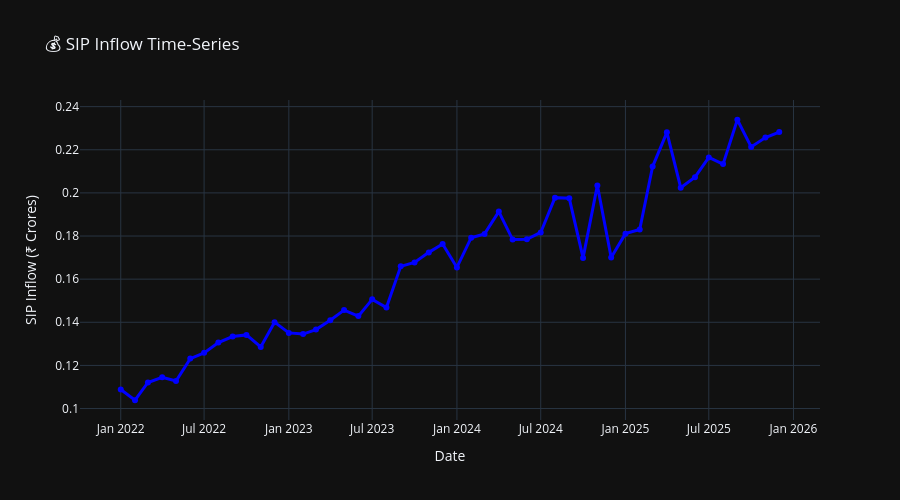

This figure's notebook cell:
### Code cell
# =============================================
# TASK 3: SIP Inflow Time-Series
# =============================================

# Check if we have transactions
if has_transactions and len(trans_merged) > 0:
    # Filter SIP transactions
    sip_transactions = trans_merged[trans_merged['transaction_type'] == 'SIP'].copy()

    if len(sip_transactions) > 0:
        # Aggregate monthly
        sip_transactions['year_month'] = sip_transactions['calendar_date'].dt.to_period('M')
        sip_monthly = sip_transactions.groupby('year_month')['amount'].sum().reset_index()
        sip_monthly['date'] = sip_monthly['year_month'].dt.to_timestamp()
        sip_monthly['amount_cr'] = sip_monthly['amount'] / 10000000

        # Create Plotly chart
        fig = go.Figure()
        fig.add_trace(go.Scatter(
            x=sip_monthly['date'],
            y=sip_monthly['amount_cr'],
            mode='lines+markers',
            name='SIP Inflow',
            line=dict(color='blue', width=3),
            marker=dict(size=6)
        ))

        fig.update_layout(
            title='💰 SIP Inflow Time-Series',
            xaxis_title='Date',
            yaxis_title='SIP Inflow (₹ Crores)',
            template='plotly_dark',
            height=500,
            hovermode='x unified'
        )

        save_plotly_fig(fig, 'sip_inflow_timeseries.png')
        fig.show()

        print('✅ SIP Inflow Time-Series complete!')
    else:
        print('⚠️ No SIP transactions found')
else:
    print('⚠️ Transaction data not available. Creating sample SIP data...')

    # Create sample SIP data
    sample_dates = pd.date_range('2022-01-01', '2025-12-31', freq='M')
    sip_amounts = np.linspace(15000, 31002, len(sample_dates)) + np.random.normal(0, 2000, len(sample_dates))

    fig = go.Figure()
    fig.add_trace(go.Scatter(
        x=sample_dates,
        y=sip_amounts,
        mode='lines+markers',
        name='SIP Inflow (Sample)',
        line=dict(color='blue', width=3),
        marker=dict(size=6)
    ))

    peak_idx = int(np.argmax(sip_amounts))
    fig.add_annotation(
        x=sample_dates[peak_idx],
        y=sip_amounts[peak_idx],
        text='🚀 ₹31,002 Cr All-Time High<br>Dec 2025',
        showarrow=True,
        arrowhead=2,
        arrowsize=2,
        arrowwidth=2,
        arrowcolor='red',
        font=dict(size=14, color='red')
    )

    fig.update_layout(
        title='💰 SIP Inflow Time-Series (Sample Data)',
        xaxis_title='Date',
        yaxis_title='SIP Inflow (₹ Crores)',
        template='plotly_dark',
        height=500,
        hovermode='x unified'
    )

    save_plotly_fig(fig, 'sip_inflow_timeseries.png')
    fig.show()

    print('✅ SIP Inflow Time-Series complete (using sample data)!')

### Figure 1 — Plotly figure (JSON) as saved in the notebook; plotly's stock layout.template omitted (floating-point values rounded to 4 significant figures)
{"data": [{"line": {"color": "blue", "width": 3}, "marker": {"size": 6}, "mode": "lines+markers", "name": "SIP Inflow", "type": "scatter", "x": ["2022-01-01T00:00:00", "2022-02-01T00:00:00", "2022-03-01T00:00:00", "2022-04-01T00:00:00", "2022-05-01T00:00:00", "2022-06-01T00:00:00", "2022-07-01T00:00:00", "2022-08-01T00:00:00", "2022-09-01T00:00:00", "2022-10-01T00:00:00", "2022-11-01T00:00:00", "2022-12-01T00:00:00", "2023-01-01T00:00:00", "2023-02-01T00:00:00", "2023-03-01T00:00:00", "2023-04-01T00:00:00", "2023-05-01T00:00:00", "2023-06-01T00:00:00", "2023-07-01T00:00:00", "2023-08-01T00:00:00", "2023-09-01T00:00:00", "2023-10-01T00:00:00", "2023-11-01T00:00:00", "2023-12-01T00:00:00", "2024-01-01T00:00:00", "2024-02-01T00:00:00", "2024-03-01T00:00:00", "2024-04-01T00:00:00", "2024-05-01T00:00:00", "2024-06-01T00:00:00", "2024-07-01T00:00:00", "2024-08-01T00:00:00", "2024-09-01T00:00:00", "2024-10-01T00:00:00", "2024-11-01T00:00:00", "2024-12-01T00:00:00", "2025-01-01T00:00:00", "2025-02-01T00:00:00", "2025-03-01T00:00:00", "2025-04-01T00:00:00", "2025-05-01T00:00:00", "2025-06-01T00:00:00", "2025-07-01T00:00:00", "2025-08-01T00:00:00", "2025-09-01T00:00:00", "2025-10-01T00:00:00", "2025-11-01T00:00:00", "2025-12-01T00:00:00"], "y": [0.1088, 0.1038, 0.1121, 0.1145, 0.1127, 0.1232, 0.1258, 0.1306, 0.1334, 0.1341, 0.1285, 0.1401, 0.1351, 0.1345, 0.1366, 0.1409, 0.1456, 0.1429, 0.1506, 0.1468, 0.1659, 0.1678, 0.1724, 0.1763, 0.1654, 0.1792, 0.181, 0.1913, 0.1784, 0.1785, 0.1817, 0.1978, 0.1975, 0.1699, 0.2035, 0.17, 0.1811, 0.183, 0.2122, 0.2281, 0.2024, 0.2073, 0.2164, 0.2133, 0.2339, 0.2213, 0.2257, 0.2282]}], "layout": {"height": 500, "hovermode": "x unified", "title": {"text": "💰 SIP Inflow Time-Series"}, "xaxis": {"title": {"text": "Date"}}, "yaxis": {"title": {"text": "SIP Inflow (₹ Crores)"}}}}
